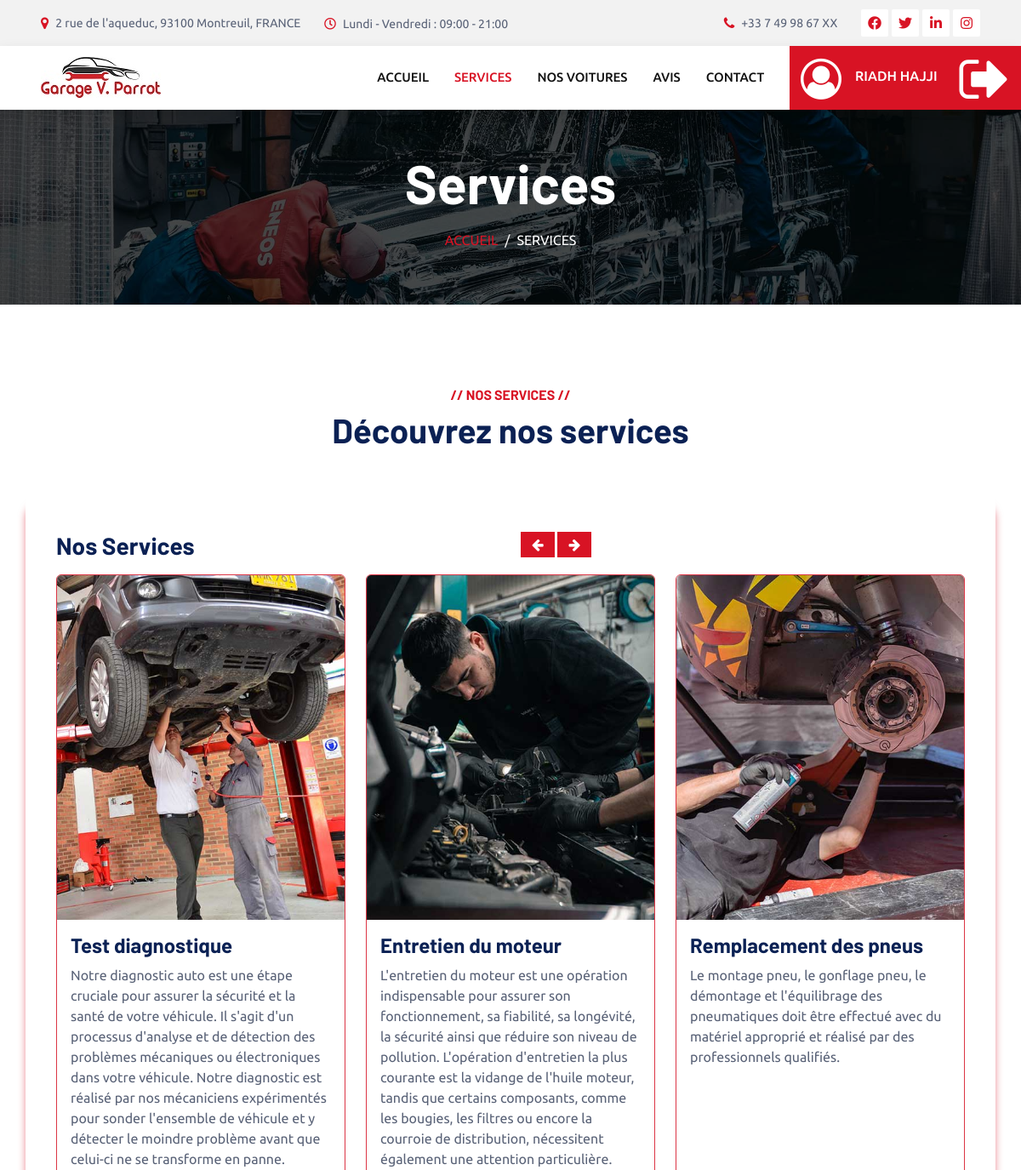
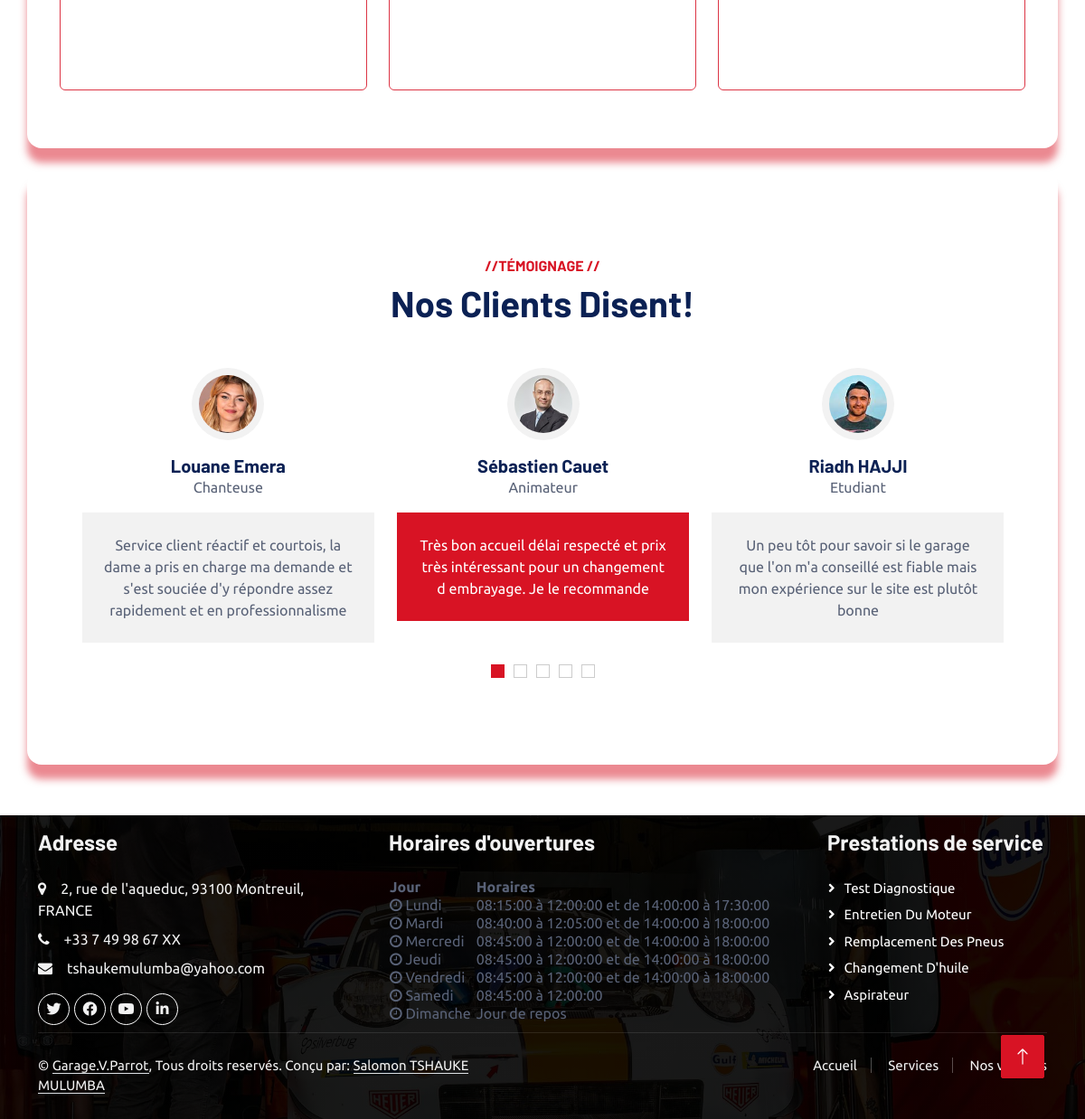
Screenshot of /pages/service.php (signed in) with the database file from the repository (2 pictures, top to bottom).
### tables this page shows
CREATE TABLE services (
  id_service int NOT NULL AUTO_INCREMENT,
  nom_service varchar(100) NOT NULL,
  description_service text,
  image_service varchar(100) DEFAULT NULL,
  PRIMARY KEY (id_service));

CREATE TABLE avis (
  id_avis int NOT NULL AUTO_INCREMENT,
  nom_avis varchar(100) NOT NULL,
  email_avis varchar(100) DEFAULT NULL,
  profession_avis varchar(45) DEFAULT NULL,
  message_avis text,
  note_avis int DEFAULT NULL,
  image_avis varchar(100) DEFAULT NULL,
  date_avis datetime DEFAULT NULL,
  valider_avis tinyint DEFAULT NULL,
  PRIMARY KEY (id_avis));

CREATE TABLE horairesgarage (
  horaire_id int NOT NULL AUTO_INCREMENT,
  jour_id int DEFAULT NULL,
  premiere_seance_ouverture time NOT NULL,
  premiere_seance_fermeture time NOT NULL,
  deuxieme_seance_ouverture time NOT NULL,
  deuxieme_seance_fermeture time NOT NULL,
  PRIMARY KEY (horaire_id),
  KEY jour_id (jour_id));

CREATE TABLE jourssemaine (
  jour_id int NOT NULL AUTO_INCREMENT,
  nom_jour varchar(20) NOT NULL,
  date_ferie date DEFAULT NULL,
  PRIMARY KEY (jour_id));

### pages/charger_service.php (called while the page is built, shortened)
<?php
require_once '../connexion/connexion.php';
	$statement=$pdo->prepare("select * from services");
	$statement->execute();
	$row = $statement->fetchAll(PDO::FETCH_ASSOC);
?>

### pages/service.php (the view, shortened to what this page needs)
<link href="https://stackpath.bootstrapcdn.com/bootstrap/5.0.0-alpha1/css/bootstrap.min.css" rel="stylesheet">
<?php
require_once '../pages-parametres/header.php';
?>
<div class="container-fluid page-header mb-5 p-0" style="background-image: url(img/carousel-bg-2.jpg);">
    <div class="container-fluid page-header-inner py-5">
        <div class="container text-center">
            <h1 class="display-3 text-white mb-3 animated slideInDown">Services</h1>
            <nav aria-label="breadcrumb">
                <ol class="breadcrumb justify-content-center text-uppercase">
                    <li class="breadcrumb-item"><a href="../index.php">Accueil</a></li>
                    <li class="breadcrumb-item text-white active" aria-current="page">Services</li>
                </ol>
            </nav>
        </div>
    </div>
</div>
<div class="container-xxl service py-5">
    <div class="container">
        <div class="text-center wow fadeInUp" data-wow-delay="0.1s">
            <h6 class="text-primary text-uppercase">// Nos Services //</h6>
            <h1 class="mb-5">Découvrez nos services</h1>
        </div>
        <div class="row g-4 wow fadeInUp ml-5" data-wow-delay="0.3s" style="justify-content: center;">
            <?php
            require_once 'charger_service.php';
            ?>
            <section class="pt-5 pb-5" style="border-radius: 1rem;box-shadow: 0px 1rem 0.5rem rgba(216, 19, 36, 0.5);">
                <div class="container">
                    <div class="row">
                        <div class="col-6">
                            <h3 class="mb-3">Nos Services </h3>
                        </div>
                        <div class="col-6 text-right">
                            <a class="btn btn-primary mb-3 mr-1" href="#nos_services" role="button" data-slide="prev">
                                <i class="fa fa-arrow-left"></i>
                            </a>
                            <a class="btn btn-primary mb-3 " href="#nos_services" role="button" data-slide="next">
                                <i class="fa fa-arrow-right"></i>
                            </a>
                        </div>
                        <div class="col-12">
                            <div id="nos_services" class="carousel slide" data-ride="carousel">
                                <div class="carousel-inner">
                                    <?php
                                    $rowCount = 0;
                                    foreach ($row as $service) {
                                        if ($rowCount % 3 == 0) {
                                            $activeClass = ($rowCount == 0) ? 'active' : '';
                                            echo '<div class="carousel-item ' . $activeClass . '"><div class="row">';
                                        }
                                    ?>
                                        <div class="col-md-4 mb-3">
                                            <div class="card border-danger" style="max-height: 800px;min-height: 800px; overflow: hidden;border-radius:6px;">
                                                <img class="img-fluid" alt="100%x280" src="../img/<?php echo $service['image_service']; ?>">
                                                <div class="card-body">
                                                    <h4 class="card-title"><?php echo $service['nom_service']; ?></h4>
                                                    <p class="card-text" style="overflow: hidden; text-overflow: ellipsis;"><?php echo $service['description_service']; ?></p>
                                                </div>
                                            </div>
                                        </div>
                                    <?php
                                        if ($rowCount % 3 == 2 || $rowCount == count($row) - 1) {
                                            echo '</div></div>';
                                        }
                                        $rowCount++;
                                    }
                                    ?>
                                </div>
                            </div>
                        </div>
                    </div>
            </section>
            <section class="pt-5 pb-5" style="border-radius: 1rem;box-shadow: 0px 1rem 0.5rem rgba(216, 19, 36, 0.5);">
                <div class="container-xxl py-5 wow fadeInUp" data-wow-delay="0.1s">
                    <div class="container">
                        <div class="text-center">
                            <h6 class="text-primary text-uppercase">//TÉMOIGNAGE //</h6>
                            <h1 class="mb-5">Nos Clients Disent!</h1>
                        </div>
                        <div class="owl-carousel testimonial-carousel position-relative">
                            <?php
                            $statement_avis = $pdo->prepare("select * from avis where valider_avis=1");
                            $statement_avis->execute();
                            $row_avis = $statement_avis->fetchAll(PDO::FETCH_ASSOC);
                            foreach ($row_avis as $avis) {
                            ?>
                                <div class="testimonial-item text-center">
                                    <img class="bg-light rounded-circle p-2 mx-auto mb-3" src="../img/<?php echo $avis['image_avis']; ?>" style="width: 80px; height: 80px;">
                                    <h5 class="mb-0"><?php echo $avis['nom_avis']; ?></h5>
                                    <p><?php echo $avis['profession_avis']; ?></p>
                                    <div class="testimonial-text bg-light text-center p-4">
                                        <p class="mb-0"><?php echo $avis['message_avis']; ?></p>
                                    </div>
                                </div>
                            <?php
                            }
                            ?>
                        </div>
                    </div>
                </div>
        </div>
    </div>
</div>
<?php
require_once '../pages-parametres/footer.php';
?>

### pages-parametres/footer.php (shortened to what this page needs)
<?php
require_once '../connexion/connexion.php';
?>
<div class="container-fluid bg-dark text-light footer pt-2 mt-2 wow fadeIn" data-wow-delay="0.1s">
  <div class="container py-2">
    <div class="row g-5">
      <div class="col-lg-4 col-md-6">
        <h4 class="text-light mb-4">Adresse</h4>
        <p class="mb-2"><i class="fa fa-map-marker me-3"></i>2, rue de l'aqueduc, 93100 Montreuil, FRANCE</p>
        <p class="mb-2"><i class="fa fa-phone me-3"></i>+33 7 49 98 67 XX</p>
        <p class="mb-2"><i class="fa fa-envelope me-3"></i>tshaukemulumba@yahoo.com</p>
        <div class="d-flex pt-2">
          <a class="btn btn-outline-light btn-social" href=""><i class="fab fa-twitter"></i></a>
          <a class="btn btn-outline-light btn-social" href=""><i class="fab fa-facebook-f"></i></a>
          <a class="btn btn-outline-light btn-social" href=""><i class="fab fa-youtube"></i></a>
          <a class="btn btn-outline-light btn-social" href=""><i class="fab fa-linkedin-in"></i></a>
        </div>
      </div>
      <div class="col-lg-5 col-md-6">
        <h4 class="text-light mb-4">Horaires d'ouvertures
        </h4>
        <?php
        $sql_horaires = "SELECT * FROM horairesgarage INNER JOIN jourssemaine ON horairesgarage.jour_id = jourssemaine.jour_id";
        $result_horaires = $pdo->prepare($sql_horaires);
        $result_horaires->execute();
        $rowCount = $result_horaires->rowCount();
        if ($rowCount > 0) {
          echo '<table width="100%">
                <thead>
                    <tr>
                        <th>Jour</th>
                        <th>Horaires</th>
                    </tr>
                </thead>
                <tbody>';
          while ($row = $result_horaires->fetch(PDO::FETCH_ASSOC)) {
            echo '<tr style="height: 1em;">
        <td style="padding: -2px;"><i class="fa fa-clock"></i>'."  " . $row["nom_jour"] . '</td>
        <td style="padding: -2px;">' . formatHoraires($row) . '</td>
              </tr>';
          }
          echo '</tbody>
          </table>';
        } else {
          echo "Aucun résultat trouvé";
        }
        function formatHoraires($row)
        {
          $morning_open = $row["premiere_seance_ouverture"];
          $morning_close = $row["premiere_seance_fermeture"];
          $afternoon_open = $row["deuxieme_seance_ouverture"];
          $afternoon_close = $row["deuxieme_seance_fermeture"];
          $formatted_horaires = '';
          if ($row["nom_jour"] == "Dimanche") {
            $formatted_horaires = 'Jour de repos';
          } else {
            $formatted_horaires .= $morning_open . ' à ' . $morning_close;
            if ($row["nom_jour"] == "Samedi") {
            } else {
              $formatted_horaires .= ' et de ' . $afternoon_open . ' à ' . $afternoon_close;
            }
          }
          return $formatted_horaires;
        }
        ?>
      </div>
      <div class="col-lg-3 col-md-6">
        <h4 class="text-light mb-4">Prestations de service</h4>
        <a class="btn btn-link" href="">Test diagnostique </a>
        <a class="btn btn-link" href="">Entretien du moteur </a>
        <a class="btn btn-link" href="">Remplacement des pneus</a>
        <a class="btn btn-link" href="">Changement d'huile</a>
        <a class="btn btn-link" href="">Aspirateur</a>
      </div>
    </div>
  </div>
  <div class="container">
    <div class="copyright">
      <div class="row">
        <div class="col-md-6 text-center text-md-start mb-3 mb-md-0">
          &copy; <a class="border-bottom" href="#">Garage.V.Parrot</a>, Tous droits reservés.
          Conçu par:  <a class="border-bottom" href="">Salomon TSHAUKE MULUMBA</a>
        </div>
        <div class="col-md-6 text-center text-md-end">
          <div class="footer-menu">
            <a href="../index.php">Accueil</a>
            <a href="../pages/service.php">Services</a>
            <a href="../pages/voitures.php">Nos voitures</a>
          </div>
        </div>
      </div>
    </div>
  </div>
</div>
<a href="#" class="btn btn-lg btn-primary btn-lg-square back-to-top"><i class="bi bi-arrow-up"></i></a>
</body>
</html>

### css/style.css (style rules this page uses)
:root { --primary: #D81324; --secondary: #0B2154; --light: #F2F2F2; --dark: #111111; }
.back-to-top { position: fixed; display: none; right: 45px; bottom: 45px; z-index: 99; }
.btn { font-weight: 500; text-transform: uppercase; transition: .5s; }
.btn.btn-primary, .btn.btn-secondary { color: #FFFFFF; }
.btn-lg-square { width: 48px; height: 48px; }
.btn-square, .btn-sm-square, .btn-lg-square { padding: 0; display: flex; align-items: center; justify-content: center; font-weight: normal; border-radius: 2px; }
.page-header { background-position: center center; background-repeat: no-repeat; background-size: cover; }
.page-header-inner { background: rgba(0, 0, 0, .7); }
.breadcrumb-item + .breadcrumb-item::before { color: var(--light); }
.testimonial-carousel .owl-item .testimonial-text, .testimonial-carousel .owl-item.center .testimonial-text * { transition: .5s; }
.testimonial-carousel .owl-item.center .testimonial-text { background: var(--primary) !important; }
.testimonial-carousel .owl-item.center .testimonial-text * { color: #FFFFFF !important; }
.footer { background: linear-gradient(rgba(0, 0, 0, .9), rgba(0, 0, 0, .9)), url(../img/carousel-bg-1.jpg) center center no-repeat; background-size: cover; }
.footer .btn.btn-social { margin-right: 5px; width: 35px; height: 35px; display: flex; align-items: center; justify-content: center; color: var(--light); border: 1px solid #FFFFFF; border-radius: 35px; transition: .3s; }
.footer .btn.btn-link { display: block; margin-bottom: 5px; padding: 0; text-align: left; color: #FFFFFF; font-size: 15px; font-weight: normal; text-transform: capitalize; transition: .3s; }
.footer .btn.btn-link::before { position: relative; content: "\f105"; font-family: "Font Awesome 5 Free"; font-weight: 900; margin-right: 10px; }
.footer .copyright { padding: 25px 0; font-size: 15px; border-top: 1px solid rgba(256, 256, 256, .1); }
.footer .copyright a { color: var(--light); }
.footer .footer-menu a { margin-right: 15px; padding-right: 15px; border-right: 1px solid rgba(255, 255, 255, .3); }
.footer .footer-menu a:last-child { margin-right: 0; padding-right: 0; border-right: none; }

### pages/service.php (style rules this page uses)
.breadcrumb { background-color: transparent; }

### rows the page displays
services: image_service (picture), nom_service "Test diagnostique", description_service "Notre diagnostic auto est une étape cruciale pour assurer la sécurité et la santé de votre véhicule. Il s'agit d'un processus d'analyse et de détection des problèmes mécaniques ou électroniques dans votre véhicule. Notre diagnostic est réalisé par nos mécaniciens expérimentés pour sonder l'ensemble de véhicule et y détecter le moindre problème avant que celui-ci ne se transforme en panne."
services: image_service (picture), nom_service "Entretien du moteur", description_service "L'entretien du moteur est une opération indispensable pour assurer son fonctionnement, sa fiabilité, sa longévité, la sécurité ainsi que réduire son niveau de pollution. L'opération d'entretien la plus courante est la vidange de l'huile moteur, tandis que certains composants, comme les bougies, les filtres ou encore la courroie de distribution, nécessitent également une attention particulière."
services: image_service (picture), nom_service "Remplacement des pneus", description_service "Le montage pneu, le gonflage pneu, le démontage et l'équilibrage des pneumatiques doit être effectué avec du matériel approprié et réalisé par des professionnels qualifiés."
avis: image_avis (picture), nom_avis "Sébastien Cauet", profession_avis "Animateur", message_avis "Très bon accueil délai respecté et prix très intéressant pour un changement d embrayage. Je le recommande"
avis: image_avis (picture), nom_avis "Riadh HAJJI", profession_avis "Etudiant", message_avis "Un peu tôt pour savoir si le garage que l'on m'a conseillé est fiable mais mon expérience sur le site est plutôt bonne"
avis: image_avis (picture), nom_avis "Louane Emera", profession_avis "Chanteuse", message_avis "Service client réactif et courtois, la dame a pris en charge ma demande et s'est souciée d'y répondre assez rapidement et en professionnalisme"
horairesgarage: jour.nom_jour "Lundi", formatHoraires($row) "08:15:00 à 12:00:00 et de 14:00:00 à 17:30:00"
horairesgarage: jour.nom_jour "Mardi", formatHoraires($row) "08:40:00 à 12:05:00 et de 14:00:00 à 18:00:00"
horairesgarage: jour.nom_jour "Mercredi", formatHoraires($row) "08:45:00 à 12:00:00 et de 14:00:00 à 18:00:00"
horairesgarage: jour.nom_jour "Jeudi", formatHoraires($row) "08:45:00 à 12:00:00 et de 14:00:00 à 18:00:00"
horairesgarage: jour.nom_jour "Vendredi", formatHoraires($row) "08:45:00 à 12:00:00 et de 14:00:00 à 18:00:00"
horairesgarage: jour.nom_jour "Samedi", formatHoraires($row) "08:45:00 à 12:00:00"
horairesgarage: jour.nom_jour "Dimanche", jour.nom_jour "Jour de repos"

### other values shown
$_SESSION['nomUtilisateur'] "RIADH HAJJI"
